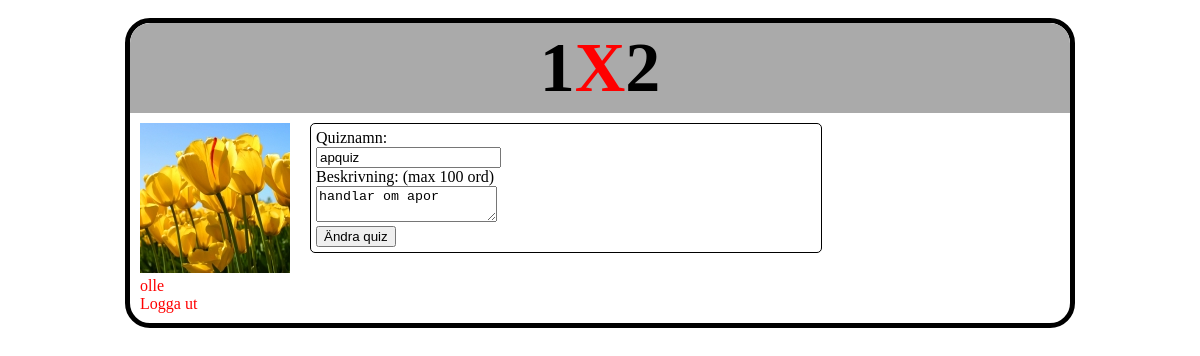
Screenshot of /edit.php?quizID=9 (signed in) with the database file from the repository.
### tables this page shows
CREATE TABLE IF NOT EXISTS `image` (
  `imageID` int(11) NOT NULL AUTO_INCREMENT,
  `imageSource` varchar(50) NOT NULL,
  `thumbSource` varchar(50) NOT NULL,
  `userID` int(11) NOT NULL,
  PRIMARY KEY (`imageID`),
  KEY `userID` (`userID`)
);

CREATE TABLE IF NOT EXISTS `quiz` (
  `quizID` int(11) NOT NULL AUTO_INCREMENT,
  `quizName` varchar(20) NOT NULL,
  `created` datetime NOT NULL,
  `userID` int(11) NOT NULL,
  `description` varchar(100) NOT NULL,
  PRIMARY KEY (`quizID`),
  KEY `userID` (`userID`)
);

### edit.php (the view, shortened to what this page needs)
<?php
require_once("functions.php");
$dbConn = mysqli_connect($host, $user, $password, $db);
if(isset($_GET['question']))
{
	$question = $_GET['question'];
}
else {$question = 0;}
$next = $question + 1;
?>
<!doctype html>
<html>
<head>
<link href="style.css" rel="stylesheet" type="text/css">
</head>
<body>
<div id="wrap">
	<div id="header">
		<h1>1<a href="index.php">X</a>2</h1>
	</div>
	<div id="profcolumn">
<?php
			$userID = $_SESSION['userID'];
			$userName = $_SESSION['userName'];
			$getImagesql = "SELECT userID, thumbSource FROM image
			WHERE userID = $userID";
			$res = mysqli_query($dbConn, $getImagesql);
			$row = mysqli_fetch_assoc($res);
			if($row['thumbSource'] != NULL)
			{
				$thumb = $row['thumbSource'];
				echo "<img src='".$thumb."'><br>";
			}
			else
			{
				echo "<img src='images/default.png'>";
			}
			echo "<a href='profile.php?userID=".$userID."&order=default'>".$userName."</a><br>";
?>
	</div>
	<div id="content">
		<div class="box">
<?php
		if(isset($_GET['question']))
		{
			$quizID = $_GET['quizID'];
			$numQuestion= questionCount($quizID);
			$currentQuestion = $question + 1;
			if ($question < $numQuestion)
			{
			$getQuestionsql = "SELECT * FROM question
			WHERE quizID = $quizID
			LIMIT $question, 1";
			$res = mysqli_query($dbConn, $getQuestionsql);
			while ($row = mysqli_fetch_assoc($res))
				{
				$questionID = $row['questionID'];
				echo "<h3>Fråga ".$currentQuestion."</h3>";
				echo "<form method='post' action='edit.php?question=".$next."&quizID=".$quizID."'>
				Frågan: <br>
				<textarea name='content'>".$row['content']."</textarea><br>
				Alternativ 1: <br>
				<input type='text' name='alt1' value='".$row['alt1']."'><br>
				Alternativ X: <br>
				<input type='text' name='altX' value='".$row['altX']."'><br>
				Alternativ 2: <br>
				<input type='text' name='alt2' value='".$row['alt2']."'><br>
				Rätt alternativ: (skriv alt1, altX eller alt2)<br>
				<input type='text' name='correct' value='".$row['correct']."'><br>
				<input type='hidden' name='questionID' value='".$questionID."'>
				<input type='submit' value='Ändra frågan'>";
				}
			}
			else
			{
			echo "Du är färdig med ändrandet av quizzzzet. Duktig pojke/flicka!";
			}
		}
		elseif(isset($_GET['quizID']))
		{
				$quizID = $_GET['quizID'];
				$getQuizsql = "SELECT * FROM quiz
				WHERE quizID = $quizID";
				$res = mysqli_query($dbConn, $getQuizsql);
				if ($row = mysqli_fetch_assoc($res))
				{
				echo "<form method='post' action='edit.php?&quizID=".$quizID."&question=0'>
				Quiznamn: <br>
				<input type='text' name='quizName' value='".$row['quizName']."'><br>
				Beskrivning: (max 100 ord)<br>
				<textarea name='description'>".$row['description']."</textarea><br>
				<input type='submit' value='Ändra quiz'>
				</form>";
				}
		}
?>
		</div>
		</div>
	</div>
</body>
</html>

### style.css (style rules this page uses)
body { font-family: verdana; padding: 10px; }
#wrap { width: 940px; margin: auto; border: 5px black solid; border-radius: 25px; padding: 0; overflow: auto; }
.box { border: 1px black solid; border-radius: 5px; margin: 5px 0; padding: 5px; width: 500px; }
h1 { margin: 0; font-size: 70px; }
#header { background-color: #aaa; text-align: center; height: 90px; line-height: 90px; border-top-left-radius: 20px; border-top-right-radius: 20px; }
#profcolumn { float: left; width: 160px; height: auto; padding: 10px; overflow: auto; }
#content { float: left; padding: 5px 0; margin: 0; }
a { color: red; text-decoration: none; }

### edit.php (style rules this page uses)
body { font-family: verdana; }

### rows the page displays
image: thumbSource (picture)
quiz: quizName "apquiz", description "handlar om apor"

### other values shown
$userName "olle"
